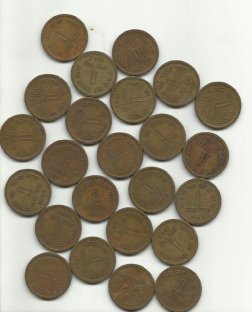
#> input picture Corte 3/Monedas2 (1).jpg, 252 x 312 px, given as the content of the folder ./Corte 3/fondos, which was not available
$ python QuitarFondoVideo.py   (older library calls are emulated)
#> lines starting #> are read from the running program, lines starting #| are printed output that depends on the picture; after the words box and inside, x2 and y2 are one past the last pixel; in counts of white or black regions, pixels touching at a corner belong together; pictures that were not available may be replaced by others from this repository, and a replacement may not be noted
import os
import time
import cv2
import numpy as np
import matplotlib.pyplot as plt


class ChromaKeyProcessor:
    def __init__(self, video_path, fondo_path=None):
        self.video_path = video_path
        self.cap = cv2.VideoCapture(video_path)
        self.fps = int(self.cap.get(cv2.CAP_PROP_FPS)) or 30
        self.width = int(self.cap.get(cv2.CAP_PROP_FRAME_WIDTH))
        self.height = int(self.cap.get(cv2.CAP_PROP_FRAME_HEIGHT))
        self.total_frames = int(self.cap.get(cv2.CAP_PROP_FRAME_COUNT))
        self.fondo = None
        if fondo_path:
            img = cv2.imread(fondo_path)
            if img is not None:
                self.fondo = cv2.resize(img, (self.width, self.height), interpolation=cv2.INTER_AREA)

    def _reset_cap(self):
        self.cap.release()
        self.cap = cv2.VideoCapture(self.video_path)

    # Tecnica 1: Segmentacion HSV
    def mask_hsv(self, frame):
        hsv = cv2.cvtColor(frame, cv2.COLOR_BGR2HSV)
        return cv2.inRange(hsv, np.array([35, 40, 40]), np.array([85, 255, 255]))

    # Tecnica 2: Segmentacion RGB
    def mask_rgb(self, frame):
        b, g, r = cv2.split(frame)
        return np.where((g > r * 1.2) & (g > b * 1.2) & (g > 100), 255, 0).astype(np.uint8)

    # Tecnicas 3-6: Morfologia (erosion, dilatacion, apertura y cierre)
    def morph(self, img, op, k=5):
        kernel = cv2.getStructuringElement(cv2.MORPH_ELLIPSE, (k, k))
        return cv2.morphologyEx(img, op, kernel)

    # Tecnica 7: Suavizado Gaussiano
    def smooth(self, mask, k=15):
        return cv2.GaussianBlur(mask, (k, k), 0)

    # Tecnica 8: Sobel
    # [4 lines left out: function sobel, not called in this run]

    # Tecnica 9: Laplaciano
    def laplaciano(self, gray):
        return cv2.Laplacian(gray, cv2.CV_64F)

    # [5 lines left out: function mask_basica, not called in this run]

    def mask_avanzada(self, frame):
        mh = self.mask_hsv(frame)
        mr = self.mask_rgb(frame)
        m = cv2.bitwise_not(cv2.bitwise_or(mh, mr))
        m = self.morph(m, cv2.MORPH_DILATE, 5)
        m = self.morph(m, cv2.MORPH_ERODE, 5)
        m = self.morph(m, cv2.MORPH_CLOSE, 7)
        return self.smooth(m, 21)

    def componer(self, frame, mask, fondo=None):
        bg = fondo if fondo is not None else self.fondo
        if bg is None:
            bg = np.full_like(frame, (255, 0, 0), dtype=np.uint8)
        if bg.shape[:2] != frame.shape[:2]:
            bg = cv2.resize(bg, (frame.shape[1], frame.shape[0]), interpolation=cv2.INTER_AREA)

        a = (mask.astype(np.float32) / 255.0)[..., None]
        return (frame * a + bg * (1.0 - a)).astype(np.uint8)

    # [6 lines left out: function fondo_gradiente, not called in this run]

    def cargar_fondos(self, carpeta, n=7):
        ext = (".jpg", ".jpeg", ".png", ".bmp", ".webp")
        rutas = [
            os.path.join(carpeta, f)
            for f in sorted(os.listdir(carpeta))
            if os.path.isfile(os.path.join(carpeta, f)) and f.lower().endswith(ext)
        ]
        imgs = []
        for r in rutas:
            im = cv2.imread(r)
            if im is not None:
                imgs.append(cv2.resize(im, (self.width, self.height), interpolation=cv2.INTER_AREA))
        if not imgs:
            raise FileNotFoundError(f"No hay imagenes validas en: {carpeta}")
        return [imgs[i % len(imgs)] for i in range(n)]

    def procesar_video(self, metodo="basico", output_path="video_procesado.avi", fondo_tipo="carpeta",
                       fondo_valor=(100, 200, 255), carpeta_fondos=None, total_fondos_escena=7):
#> called with metodo = 'avanzado', output_path = 'video_fondos_7_escenas.avi', fondo_tipo = 'carpeta', fondo_valor = (100, 200, 255), carpeta_fondos = './Corte 3/fondos', total_fondos_escena = 7
        self._reset_cap()
        fourcc = cv2.VideoWriter_fourcc(*"MJPG")
        if not output_path.lower().endswith(".avi"):
            output_path = output_path.rsplit(".", 1)[0] + ".avi"
        out = cv2.VideoWriter(output_path, fourcc, self.fps, (self.width, self.height))

        fondos = None
        frames_por_escena = 1
        if fondo_tipo == "carpeta":
            if not carpeta_fondos:
                raise ValueError("Debes indicar carpeta_fondos cuando fondo_tipo='carpeta'")
            fondos = self.cargar_fondos(carpeta_fondos, total_fondos_escena)
#> in cargar_fondos, im is the input picture: shape (312, 252, 3); mean B, G, R 136.3, 153.2, 161.4
#> fondos = 7 items
            frames_por_escena = max(1, self.total_frames // len(fondos))
#> frames_por_escena = 70
            print(f"Fondos usados: {len(fondos)} | Frames por escena: {frames_por_escena}")
#| Fondos usados: 7 | Frames por escena: 70

        t0, i = time.time(), 0
        while True:
            ok, frame = self.cap.read()
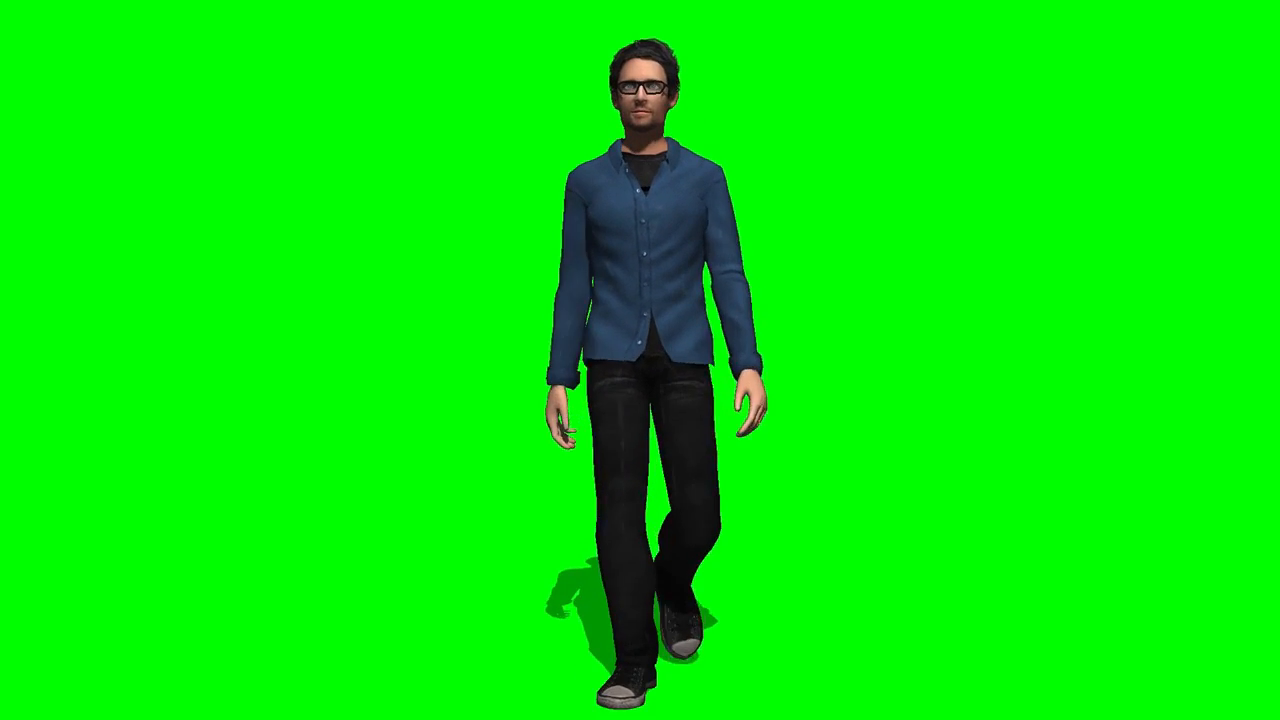
#> input picture frame 49 of Corte 3/Man_walking_with_green_screen_background.mp4, 1280 x 720 px
#> frame is the input picture: shape (720, 1280, 3); mean B, G, R 4.7, 235.1, 3.5
            if not ok:
                break

            mask = self.mask_basica(frame) if metodo == "basico" else self.mask_avanzada(frame)
#> in mask_hsv, `hsv = cv2.cvtColor(frame, cv2.COLOR_BGR2HSV)`: hsv: shape (720, 1280, 3); mean H, S, V 60.8, 240.6, 236.3
#> in mask_hsv, `return cv2.inRange(hsv, np.array([35, 40, 40]), np.array([85, 255, 255..`:
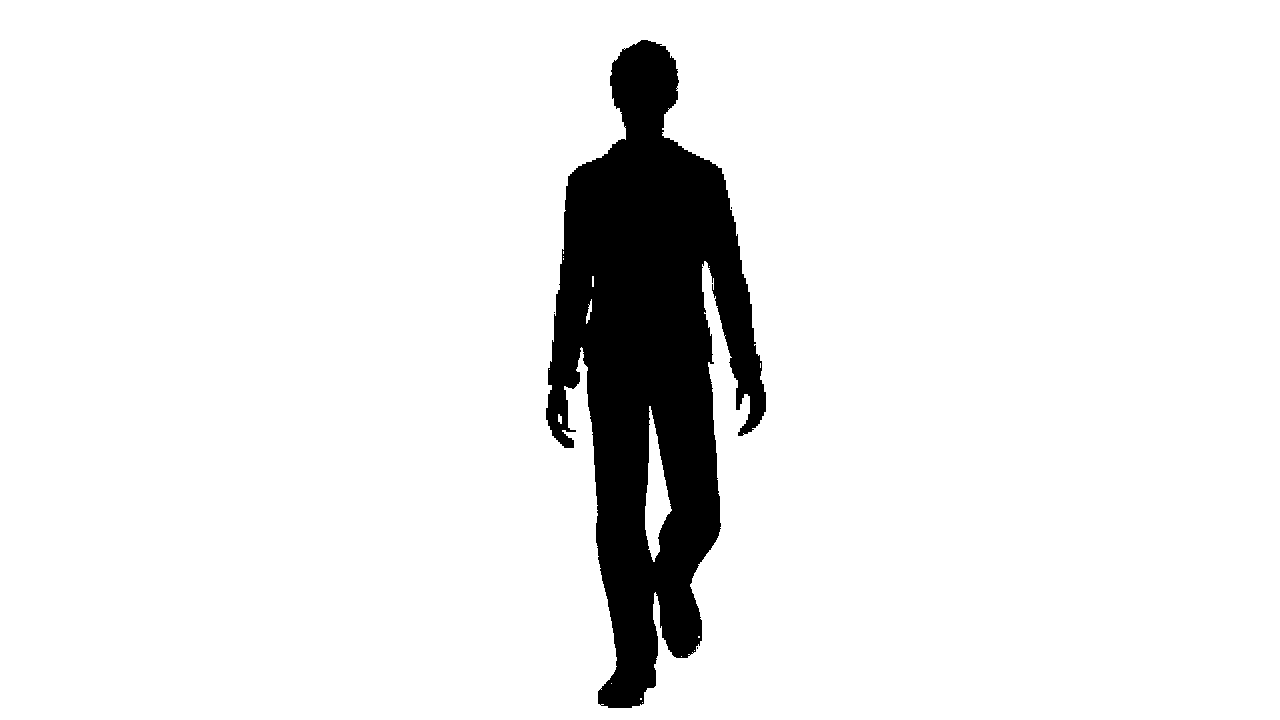
#> returned value: shape (720, 1280); 91.6% white; 4 black regions (3 under 20 px), largest, box (x1, y1, x2, y2) and area: (546, 40, 766, 708) 77450
#> in mask_rgb, `b, g, r = cv2.split(frame)`:
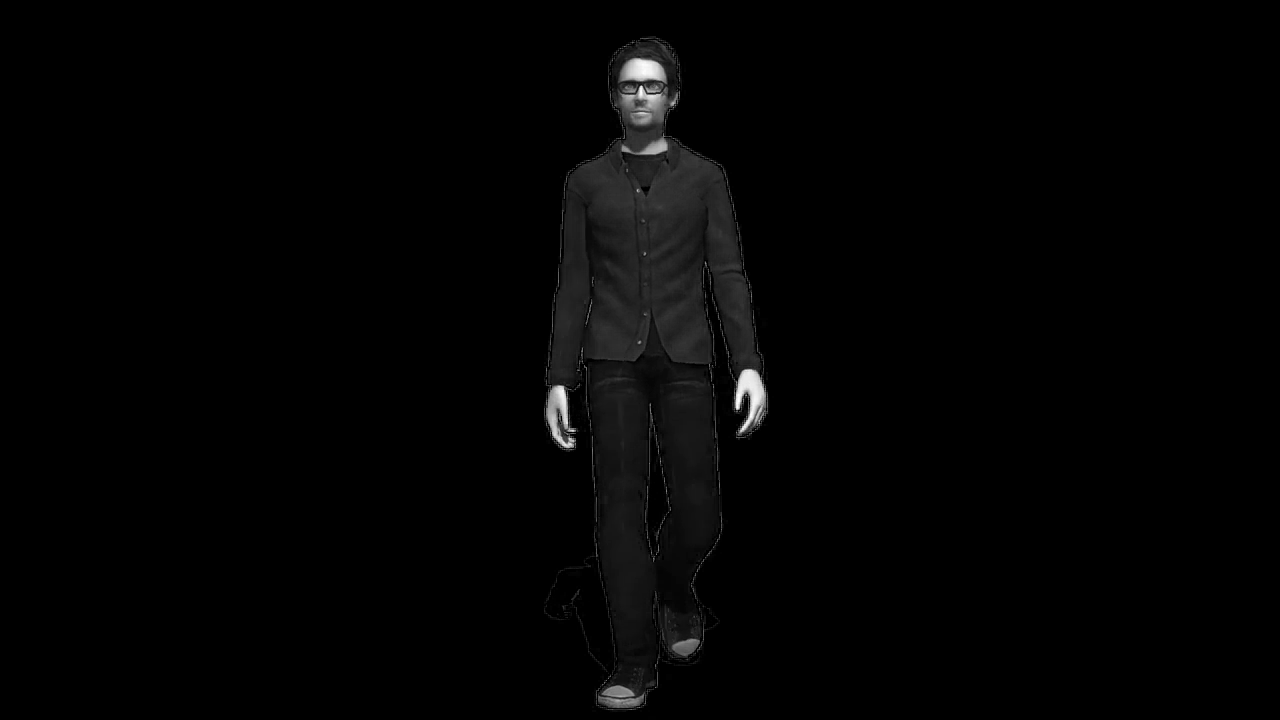
#> r: shape (720, 1280); min 0, max 255, mean 3.5
#> in mask_rgb, `return np.where((g > r * 1.2) & (g > b * 1.2) & (g > 100), 255, 0).ast..`: returned value: shape (720, 1280); 91.4% white; 3 black regions (2 under 20 px), largest, box (x1, y1, x2, y2) and area: (546, 39, 767, 709) 79318
#> in morph, `return cv2.morphologyEx(img, op, kernel)`: returned value: shape (720, 1280); 9% white; 1 white region, box (x1, y1, x2, y2) and area: (544, 38, 768, 710) 83403
#> in morph (call 2), `return cv2.morphologyEx(img, op, kernel)`: returned value: shape (720, 1280); 8.5% white; 1 white region, box (x1, y1, x2, y2) and area: (546, 40, 766, 708) 77975
#> in morph (call 3), `return cv2.morphologyEx(img, op, kernel)`: returned value: shape (720, 1280); 8.5% white; 1 white region, box (x1, y1, x2, y2) and area: (546, 40, 766, 708) 78294

            if fondo_tipo == "carpeta":
                bg = fondos[min(i // frames_por_escena, len(fondos) - 1)]
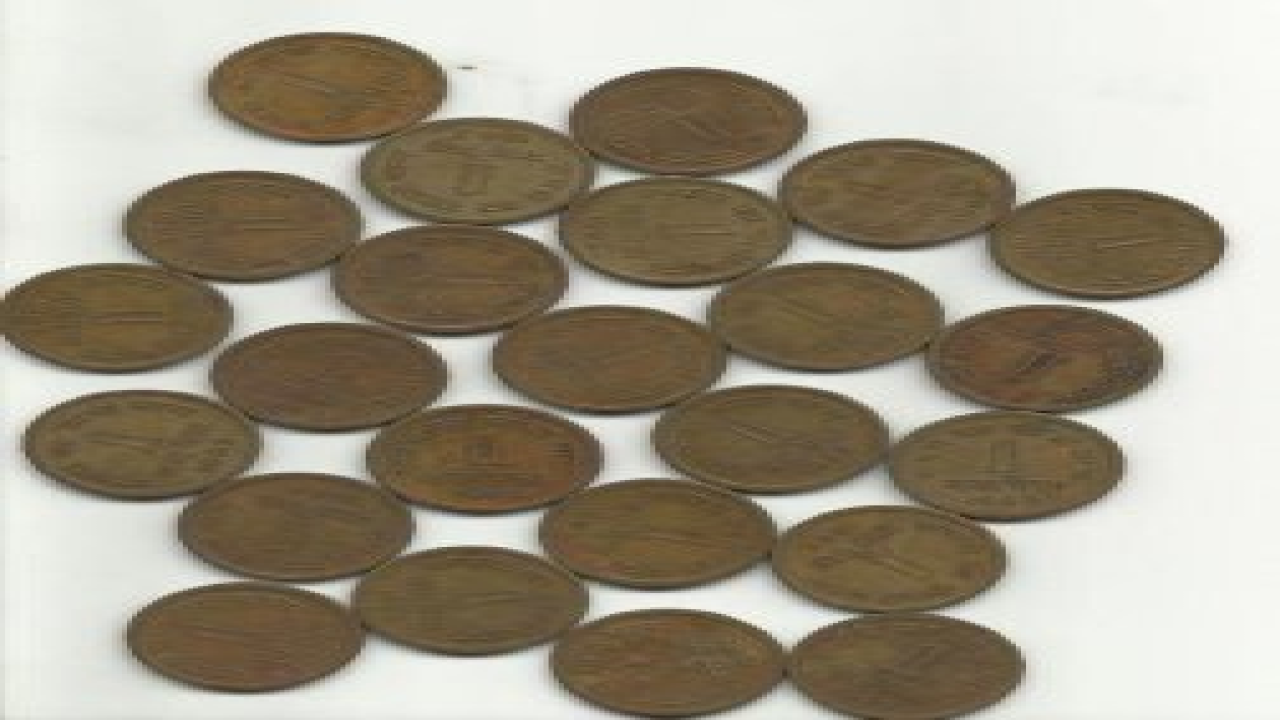
#> bg: shape (720, 1280, 3); mean of channels 0, 1, 2 136.3, 153.1, 161.4; drawn as B, G, R
            elif fondo_tipo == "imagen":
                bg = self.fondo
            elif fondo_tipo == "gradiente":
                bg = self.fondo_gradiente((0, 0, 255), (255, 255, 0))
            elif fondo_tipo == "desenfoque":
                bg = cv2.blur(frame, (51, 51))
            else:
                bg = np.full_like(frame, fondo_valor, dtype=np.uint8)

            out.write(self.componer(frame, mask, bg))
#> in componer, `return (frame * a + bg * (1.0 - a)).astype(np.uint8)`:
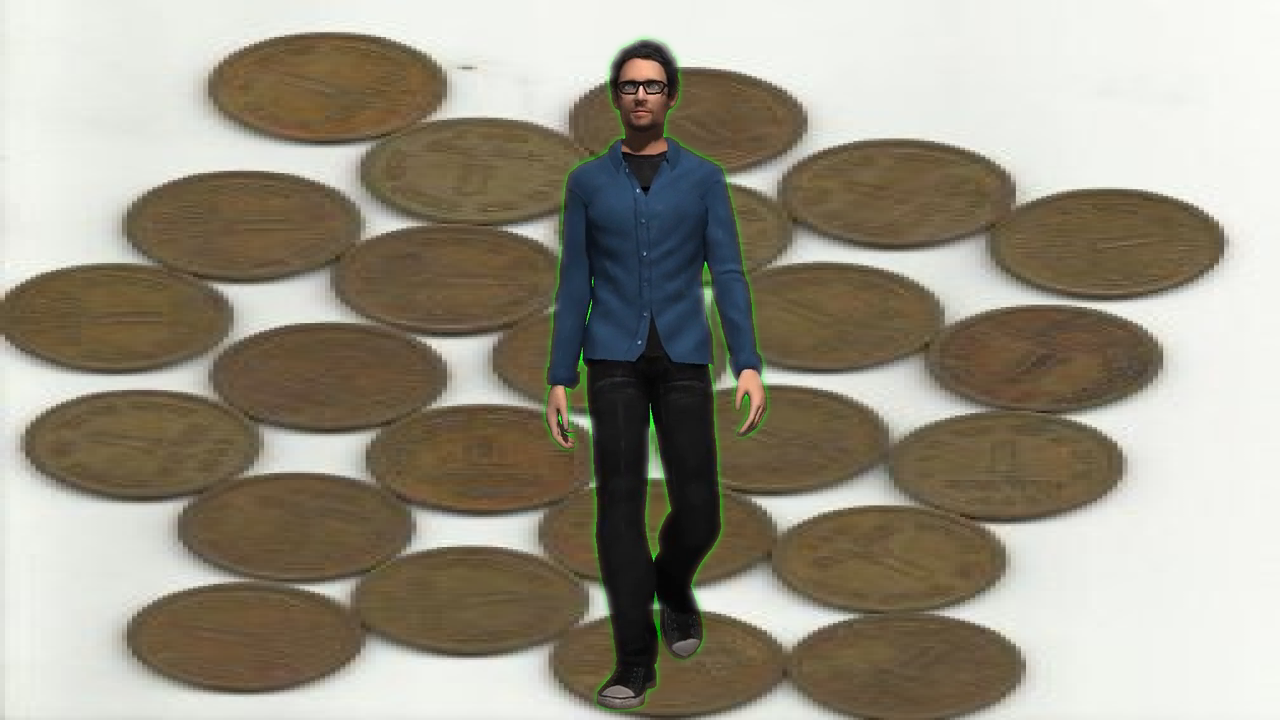
#> returned value: shape (720, 1280, 3); mean of channels 0, 1, 2 133.4, 148.3, 154.2; drawn as B, G, R
            i += 1
            if i % 30 == 0:
                dt = time.time() - t0
                print(f"Frame {i}/{self.total_frames} | FPS {i / max(dt, 1e-6):.1f}")

        out.release()
        self.cap.release()
        print(f"\nVideo listo en {time.time() - t0:.2f}s")
        print(f"Guardado en: {output_path}")

    # [34 lines left out: function mostrar_comparacion_frame, not called in this run]


if __name__ == "__main__":
    VIDEO_PATH = "./Corte 3/Man_walking_with_green_screen_background.mp4"
    CARPETA_FONDOS = "./Corte 3/fondos"

    try:
        p = ChromaKeyProcessor(VIDEO_PATH)
        p.procesar_video(
            metodo="avanzado",
            output_path="video_fondos_7_escenas.avi",
            fondo_tipo="carpeta",
            carpeta_fondos=CARPETA_FONDOS,
            total_fondos_escena=7,
        )
        p.mostrar_comparacion_frame(50)
    except FileNotFoundError as e:
        print(f"Error: {e}")
